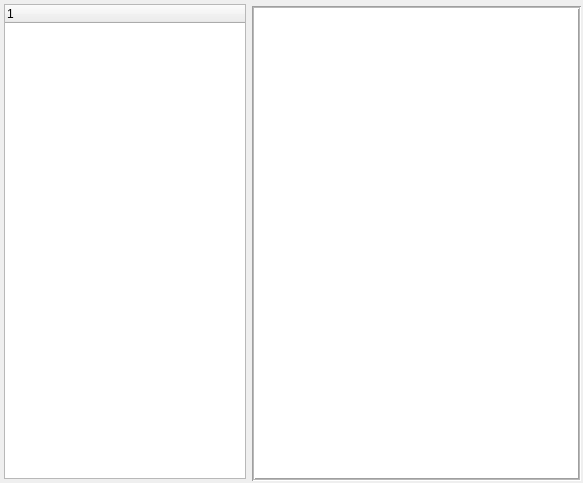
<?xml version="1.0" encoding="UTF-8"?>
<ui version="4.0">
 <class>MainWindow</class>
 <widget class="QMainWindow" name="MainWindow">
  <property name="geometry">
   <rect>
    <x>0</x>
    <y>0</y>
    <width>583</width>
    <height>483</height>
   </rect>
  </property>
  <property name="windowTitle">
   <string>KPP Vision</string>
  </property>
  <property name="autoFillBackground">
   <bool>false</bool>
  </property>
  <property name="styleSheet">
   <string notr="true"/>
  </property>
  <widget class="QWidget" name="centralWidget">
   <layout class="QHBoxLayout" name="horizontalLayout_2">
    <property name="spacing">
     <number>0</number>
    </property>
    <property name="sizeConstraint">
     <enum>QLayout::SetNoConstraint</enum>
    </property>
    <property name="leftMargin">
     <number>0</number>
    </property>
    <property name="topMargin">
     <number>0</number>
    </property>
    <property name="rightMargin">
     <number>0</number>
    </property>
    <property name="bottomMargin">
     <number>0</number>
    </property>
    <item>
     <widget class="SideWidget" name="sideWidget" native="true">
      <property name="sizePolicy">
       <sizepolicy hsizetype="Fixed" vsizetype="Expanding">
        <horstretch>0</horstretch>
        <verstretch>0</verstretch>
       </sizepolicy>
      </property>
      <property name="maximumSize">
       <size>
        <width>250</width>
        <height>16777215</height>
       </size>
      </property>
      <layout class="QVBoxLayout" name="verticalLayout_3">
       <property name="spacing">
        <number>4</number>
       </property>
       <property name="sizeConstraint">
        <enum>QLayout::SetDefaultConstraint</enum>
       </property>
       <property name="leftMargin">
        <number>4</number>
       </property>
       <property name="topMargin">
        <number>4</number>
       </property>
       <property name="rightMargin">
        <number>4</number>
       </property>
       <property name="bottomMargin">
        <number>4</number>
       </property>
       <item>
        <widget class="VisionTreeWidget" name="treeWidget">
         <column>
          <property name="text">
           <string notr="true">1</string>
          </property>
         </column>
        </widget>
       </item>
      </layout>
     </widget>
    </item>
    <item>
     <layout class="QVBoxLayout" name="mainLayout">
      <property name="sizeConstraint">
       <enum>QLayout::SetNoConstraint</enum>
      </property>
      <item>
       <widget class="QWidget" name="mainWidget" native="true">
        <layout class="QVBoxLayout" name="verticalLayout_2">
         <property name="spacing">
          <number>2</number>
         </property>
         <property name="sizeConstraint">
          <enum>QLayout::SetNoConstraint</enum>
         </property>
         <property name="leftMargin">
          <number>2</number>
         </property>
         <property name="topMargin">
          <number>2</number>
         </property>
         <property name="rightMargin">
          <number>2</number>
         </property>
         <property name="bottomMargin">
          <number>2</number>
         </property>
         <item>
          <layout class="QVBoxLayout" name="actionlayout">
           <property name="spacing">
            <number>2</number>
           </property>
           <property name="sizeConstraint">
            <enum>QLayout::SetNoConstraint</enum>
           </property>
           <property name="leftMargin">
            <number>2</number>
           </property>
           <property name="topMargin">
            <number>2</number>
           </property>
           <property name="rightMargin">
            <number>2</number>
           </property>
           <property name="bottomMargin">
            <number>2</number>
           </property>
          </layout>
         </item>
         <item>
          <widget class="QGraphicsView" name="graphicsView">
           <property name="frameShape">
            <enum>QFrame::Box</enum>
           </property>
           <property name="frameShadow">
            <enum>QFrame::Sunken</enum>
           </property>
           <property name="midLineWidth">
            <number>1</number>
           </property>
          </widget>
         </item>
        </layout>
       </widget>
      </item>
     </layout>
    </item>
   </layout>
  </widget>
 </widget>
 <layoutdefault spacing="6" margin="11"/>
 <customwidgets>
  <customwidget>
   <class>SideWidget</class>
   <extends>QWidget</extends>
   <header>sidewidget.h</header>
   <container>1</container>
  </customwidget>
  <customwidget>
   <class>VisionTreeWidget</class>
   <extends>QTreeWidget</extends>
   <header>visiontreewidget.h</header>
  </customwidget>
 </customwidgets>
 <resources/>
 <connections/>
</ui>
